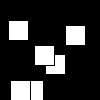
Frame 1 (no input)
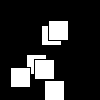
Frame 60 (the mouse pressed at the canvas centre just before this capture)
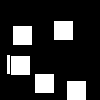
Frame 120 (the mouse held since frame 60 and released just before this capture)

The Processing sketch that drew these frames (run headless with seeded random() and noise(); from frame 60 on, the mouse is pressed at the canvas centre):

// Processing sketch: UnverzagtMattis_3
// ── UnverzagtMattis_3.pde
floater[] floaters;

class floater
{
  float x,y,spd;
  boolean horizontal;
  floater(boolean horizontal)
  {
    this.horizontal=horizontal;
    x=random(0,width);
    y=random(0,height);
    spd=random(-1,1);
  }
  
  void drawself()
  {
    rect(x,y,20,20);
  }
  void updateself()
  {
    
    
    if (mousePressed)
    {
      if (mouseX>x && mouseX<x+20 && mouseY>y && mouseY<y+20)
      {
        //spd*=-1;
        horizontal= !horizontal;
      }
    }
    
    if (horizontal) x+=spd;
    else y+=spd;
    if (x+20>100)
    {
      spd*=-1;
      x=80;
    }
    if (x<0)
    {
      x=0;
      spd*=-1;
    }
    if (y+20>100)
    {
      spd*=-1;
      y=80;
    }
    if (y<0)
    {
      y=0;
      spd*=-1;
    }
  }
}

void setup()
{
  floaters=new floater[6];
  
  for (int i=0; i<floaters.length; i++)
  {
    if (i>floaters.length/2 ){ floaters[i]=new floater(false); }
    else { floaters[i]=new floater(true); }
  }
}

void draw()
{
  background(0);
  for (floater fl: floaters)
  {
    fl.updateself();
    fl.drawself();
  }
}
